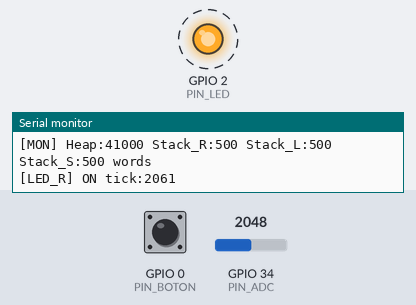
The program below on a simulated ESP32. On the bench: output pins drawn as LEDs (lit = HIGH), the last lines printed to the serial monitor. Dashed ring = blinking. The inputs (shaded band) are chosen by the test bench; at power-on: GPIO 0 (PIN_BOTON) HIGH, GPIO 34 (PIN_ADC) = 2048 (analog values on the 0–4095 scale).

Above: at 2.11 s.
2.3 s: GPIO 0 (PIN_BOTON) pulled LOW for 0.15 s
At 2.8 s:
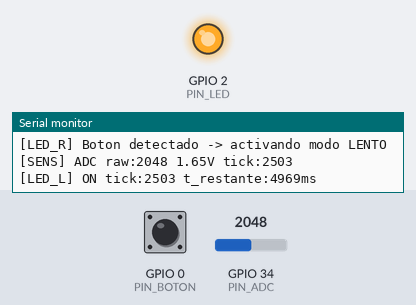
At 3.4 s:
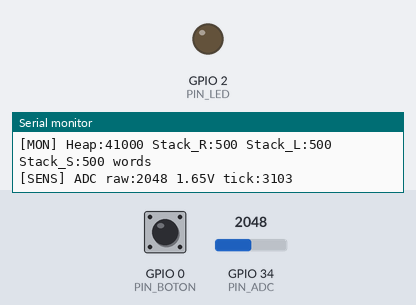
Timing chart, 0 to 11.4 s (numbered marks = the images above; inputs shaded):
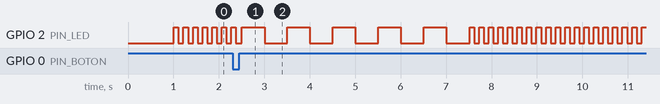

The program:

main.cpp
```cpp
#include <Arduino.h>
#include "esp_freertos_hooks.h"

#define PIN_LED     2
#define PIN_BOTON   0
#define PIN_ADC     34
#define LED_RAPIDO_MS   100
#define LED_LENTO_MS    500
#define SENSOR_MS       300
#define MONITOR_MS      20
#define TIMEOUT_LENTO   5000

volatile bool g_ledRapido = true;
volatile bool g_botonPres = false;
volatile bool g_sensorActivo = false;

TaskHandle_t hLedRapido = NULL;
TaskHandle_t hLedLento  = NULL;
TaskHandle_t hSensor    = NULL;
TaskHandle_t hMonitor   = NULL;

unsigned long tiempoInicioLento = 0;

// Idle Hook
bool idleHookESP32(void) {
  static unsigned long ultimoIdle = 0;

  if (millis() - ultimoIdle >= 2000) {
    ultimoIdle = millis();
    Serial.println("[IDLE] CPU libre — esperando evento de boton");
  }

  return true;
}

// Tarea LED rápido
void vTaskLedRapido(void *pvParameters) {
  while (true) {
    if (g_ledRapido) {
      digitalWrite(PIN_LED, HIGH);
      Serial.printf("[LED_R] ON tick:%lu\n", millis());
      vTaskDelay(pdMS_TO_TICKS(LED_RAPIDO_MS));

      digitalWrite(PIN_LED, LOW);
      Serial.printf("[LED_R] OFF tick:%lu\n", millis());
      vTaskDelay(pdMS_TO_TICKS(LED_RAPIDO_MS));
    }

    if (g_botonPres) {
      Serial.println("[LED_R] Boton detectado -> activando modo LENTO");

      g_botonPres = false;
      g_ledRapido = false;
      g_sensorActivo = true;
      tiempoInicioLento = millis();

      vTaskSuspend(NULL);
    }

    vTaskDelay(pdMS_TO_TICKS(10));
  }
}

// Tarea LED lento
void vTaskLedLento(void *pvParameters) {
  while (true) {
    if (!g_ledRapido) {
      unsigned long tiempoActual = millis();
      unsigned long transcurrido = tiempoActual - tiempoInicioLento;

      if (transcurrido >= TIMEOUT_LENTO) {
        Serial.println("[LED_L] Timeout 5s -> regresando a modo RAPIDO");

        g_ledRapido = true;
        g_sensorActivo = false;

        if (hLedRapido != NULL) {
          vTaskResume(hLedRapido);
        }

        vTaskDelay(pdMS_TO_TICKS(100));
      } else {
        unsigned long restante = TIMEOUT_LENTO - transcurrido;

        digitalWrite(PIN_LED, HIGH);
        Serial.printf("[LED_L] ON tick:%lu t_restante:%lums\n", millis(), restante);
        vTaskDelay(pdMS_TO_TICKS(LED_LENTO_MS));

        digitalWrite(PIN_LED, LOW);
        Serial.printf("[LED_L] OFF tick:%lu t_restante:%lums\n", millis(), restante);
        vTaskDelay(pdMS_TO_TICKS(LED_LENTO_MS));
      }
    } else {
      vTaskDelay(pdMS_TO_TICKS(100));
    }
  }
}

//ADC
void vTaskSensor(void *pvParameters) {
  TickType_t xLastWakeTime = xTaskGetTickCount();

  while (true) {
    if (g_sensorActivo) {
      int adcRaw = analogRead(PIN_ADC);
      float voltaje = (adcRaw * 3.3f) / 4095.0f;

      Serial.printf("[SENS] ADC raw:%d %.2fV tick:%lu\n", adcRaw, voltaje, millis());
    }

    vTaskDelayUntil(&xLastWakeTime, pdMS_TO_TICKS(SENSOR_MS));
  }
}

// Tarea monitor
void vTaskMonitor(void *pvParameters) {
  bool estadoAnterior = HIGH;
  unsigned long ultimoReporte = 0;
  unsigned long ultimoRebote = 0;

  while (true) {
    bool estadoActual = digitalRead(PIN_BOTON);

    if (estadoAnterior == HIGH && estadoActual == LOW) {
      if (millis() - ultimoRebote > 250) {
        ultimoRebote = millis();

        if (g_ledRapido) {
          g_botonPres = true;
          Serial.println("[MON] *** BOTON PRESIONADO ***");
        }
      }
    }

    estadoAnterior = estadoActual;

    if (millis() - ultimoReporte >= 1000) {
      ultimoReporte = millis();

      Serial.printf(
        "[MON] Heap:%u Stack_R:%u Stack_L:%u Stack_S:%u words\n",
        ESP.getFreeHeap(),
        (unsigned int)uxTaskGetStackHighWaterMark(hLedRapido),
        (unsigned int)uxTaskGetStackHighWaterMark(hLedLento),
        (unsigned int)uxTaskGetStackHighWaterMark(hSensor)
      );
    }

    vTaskDelay(pdMS_TO_TICKS(MONITOR_MS));
  }
}

void setup() {
  Serial.begin(115200);
  delay(1000);

  pinMode(PIN_LED, OUTPUT);
  pinMode(PIN_BOTON, INPUT_PULLUP);
  pinMode(PIN_ADC, INPUT);

  analogReadResolution(12);

  esp_register_freertos_idle_hook(idleHookESP32);

  Serial.println("=== Practica 1 Extendida — FreeRTOS ESP32 ===");
  Serial.println("Presiona el boton BOOT GPIO0 para iniciar modo LENTO");

  xTaskCreate(vTaskLedRapido, "LED_RAPIDO", 2048, NULL, 1, &hLedRapido);
  xTaskCreate(vTaskLedLento,  "LED_LENTO",  2048, NULL, 2, &hLedLento);
  xTaskCreate(vTaskSensor,    "SENSOR_ADC", 2048, NULL, 3, &hSensor);
  xTaskCreate(vTaskMonitor,   "MONITOR",    3072, NULL, 4, &hMonitor);
}

void loop() {
  vTaskDelay(portMAX_DELAY);
}
```
